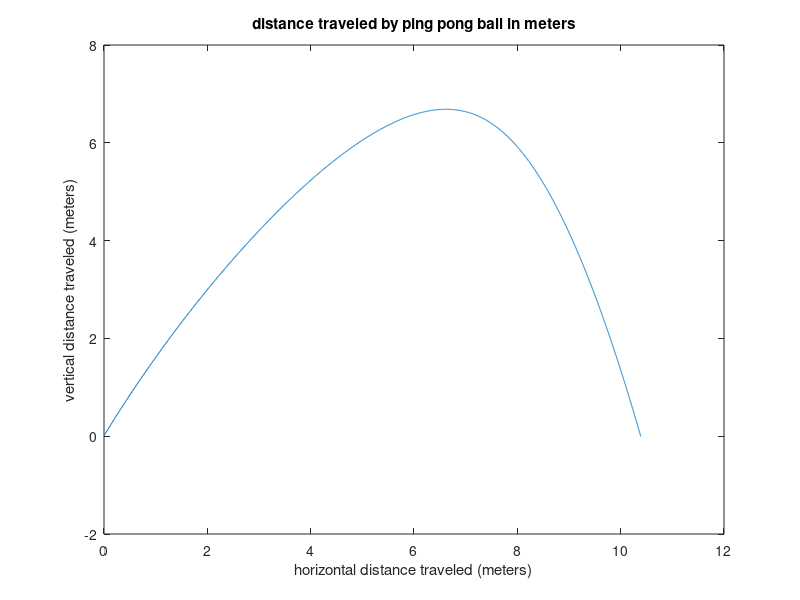

This figure's MATLAB source:
% Create a program to plot the motion of the ping pong ball with drag. 
% The program will take inputs for velocity in m/s and angle of launch.
% note that with a high speed camera I estmated a launch speed for a ping
% pong ball could be 30 m/s.

%--------------------------------------------------------------------------
% MODIFIED BY TEAM 9 (PING PONG BALLERS) EGR103-003 02/23/20
% Jason S., Brennen M., Griffin D., William Y., Christian S.
%--------------------------------------------------------------------------
vel=30;  %m/s
angle=60;
% convert the degrees into radians so MATLAB likes it
angle=angle*pi/180;

% set initial values (time, distance, mass, gravity, drag) 
x(1)=0; % meters
y(1)=.01;  % meters
time(1)=0; % seconds
mass=.00247; %kg  ping pong ball .00247 Kg
g=-9.8; % m/sec^2
c=.0005; % coefficient of drag with density and area in this constant
index=1; % so I can load an array for plotting

% start to increment the motion and define it component forces
velx=vel*cos(angle);
VelocityX(1)=velx;
vely=vel*sin(angle);
VelocityY(1)=vely;

% set a time step and variable for height
deltaTime=.001; % seconds
height=y(1);

while height>=0 % check that the ball has not hit ground yet 
    index = index+1; % setup and index
    time(index)=time(index-1)+deltaTime;
   
    % *******************************************************
    % break velocity into its components
    velx = vel*cos(angle);
    vely = vel*sin(angle);
    % *******************************************************
    
    
    % *******************************************************
    % use an if/else statement to check to see if the ball is moving 
    % down (negative). If it is, then drag has an opposite sign
    % as gravity in the acceleration formula.  Otherwise gravity
    % and drag have the same sign. Calculate the new acceleration in the y.
    if vely < 0
        adragy = g + (c*vely^2)/mass;
    else
        adragy = g - (c*vely^2)/mass;
    end
    % *******************************************************
    
    % *******************************************************
    % Now calculate the acceleration in the x .
    adragx = (-c*velx^2)/mass;
    % *******************************************************
    
    
    % *****************************************************
    % calculate the new velocity at the end of the time step
    % this will have X and Y components, so you need a variable
    % for each.  One is velFinalX and the other is velFinalY.
    velFinalX = velx + adragx*deltaTime;
    velFinalY = vely + adragy*deltaTime;
    % *******************************************************
   
    
    % ******************************************************
    % Get a new velocity vector and angle given the X and Y
    % The velocity is the variable "vel" and angle is "angle"
    vel = sqrt(velFinalX^2 + velFinalY^2);
    angle = atan(velFinalY/velFinalX);
    %*******************************************************
    
    % now save my values at this time step
    VelocityX(index)=velFinalX;
    VelocityY(index)=velFinalY;
    
    % and distance numbers
    distX=velx*deltaTime;
    distY=vely*deltaTime;
    
    % save distance values 
    x(index)=x(index-1)+distX;
    y(index)=y(index-1)+distY;
    height=y(index);
   
end

plot(x,y)
title('distance traveled by ping pong ball in meters')
xlabel('horizontal distance traveled (meters)')
ylabel('vertical distance traveled (meters)')